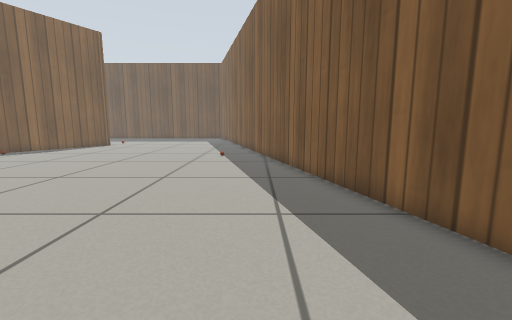
view 1 (above)

16 first-person views from a walk through a Gazebo world. The camera is 0.5 m above the floor, tilts 8° down and sees 90° across. The floor is counted in squares, 0.25 m on a side. Each view is taken from the middle of a square. On the plan, view 1 faces up. The plan holds only what a view shows up to about 16 squares ahead; the rest is blank. The robots in the file are not drawn. Gazebo's built-in surfaces are drawn with simple patterns.

view 2
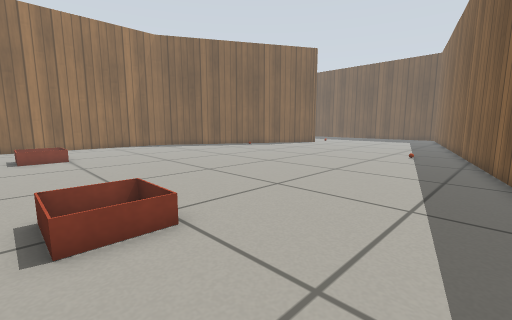

view 3
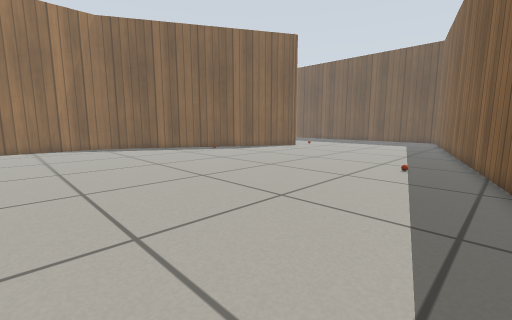

view 4
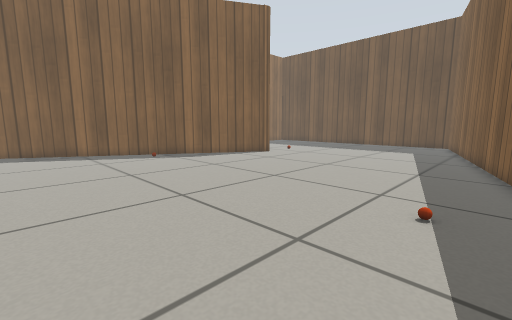

view 5
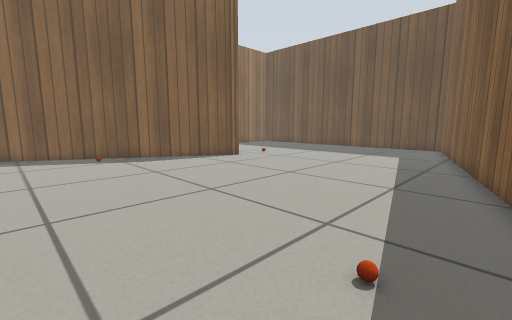

view 6
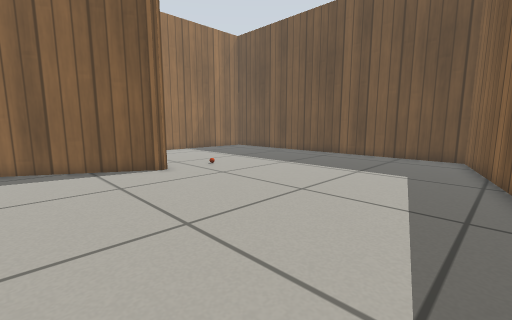

view 7
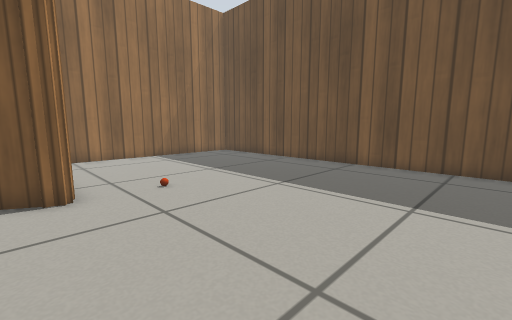

view 8
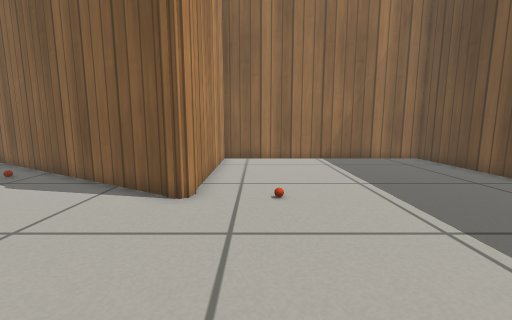

view 9
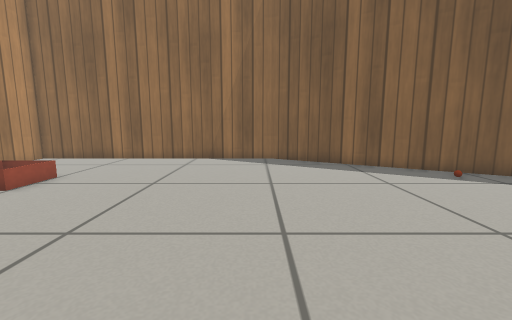

view 10
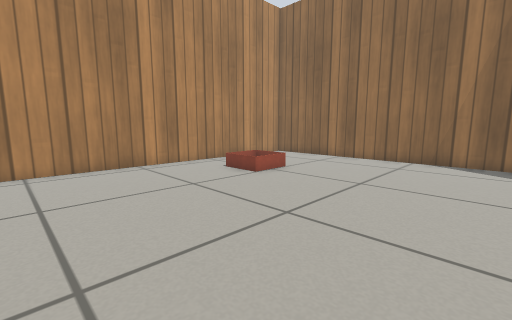

view 11
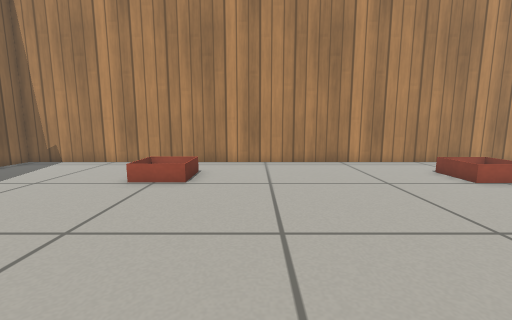

view 12
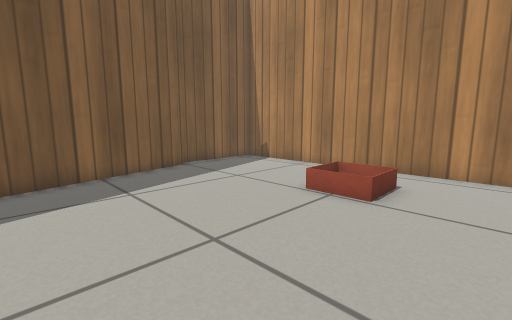

view 13
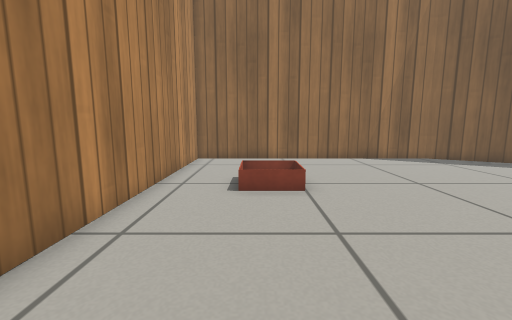

view 14
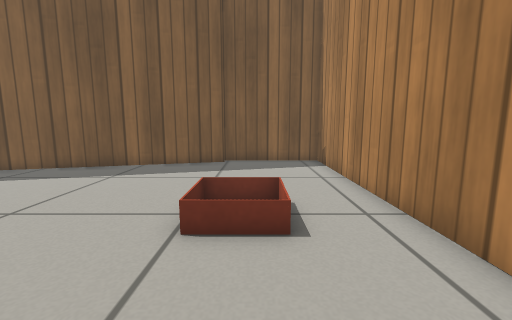

view 15
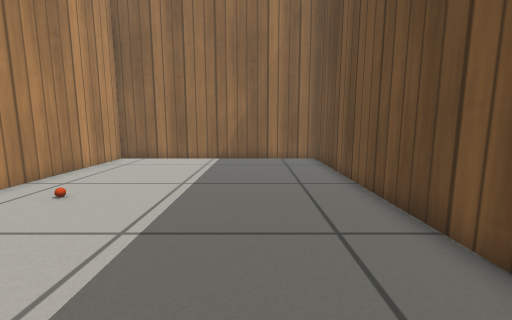

view 16
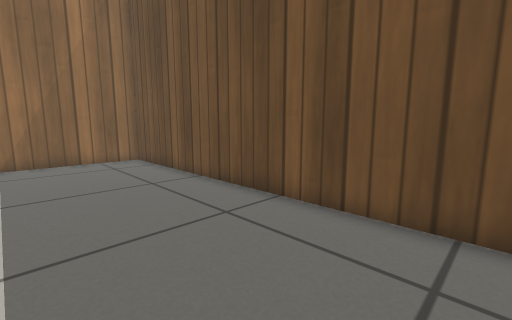

### Floor plan
Points are (right, up) in squares from view 1. A wall is a line through its corners. A room is listed if a view was taken in it or the views show most of it. See-through windows are left out.
Room 1 (views 1, 2, 3, 4, 5, 6, 7, 8, 9, 10, 11, 12, 13, 14, 15, 16)
walls: (-13.6, 24) (-21.8, 9.9) (-21.8, -3.4) (5, -3.4) (5, 1.7); (-14.2, 24.3) (-13.8, 24.1) (-13.8, 23.5); (4.5, 1.6) (-4.6, 35.4) (-21.8, 35.4) (-21.8, 24.2) (-13.8, 24.2)
objects: other object (-17, 17); other object (-14, 27); orange ball (-2, 16)

Positions as (right, up) in squares from view 1, and headings:
1: (0, 0), facing up
2: (2, -1), facing up-left
3: (1, 4), facing up-left
4: (-1, 10), facing up-left
5: (-1, 13), facing up-left
6: (-3, 19), facing up-left
7: (-6, 23), facing up-left
8: (-7, 26), facing left
9: (-7, 9), facing left
10: (-7, 9), facing down-left
11: (-7, 10), facing down
12: (-7, 8), facing down-right
13: (-7, 0), facing left
14: (-9, 0), facing right
15: (-7, 32), facing left
16: (-7, 30), facing up-left
